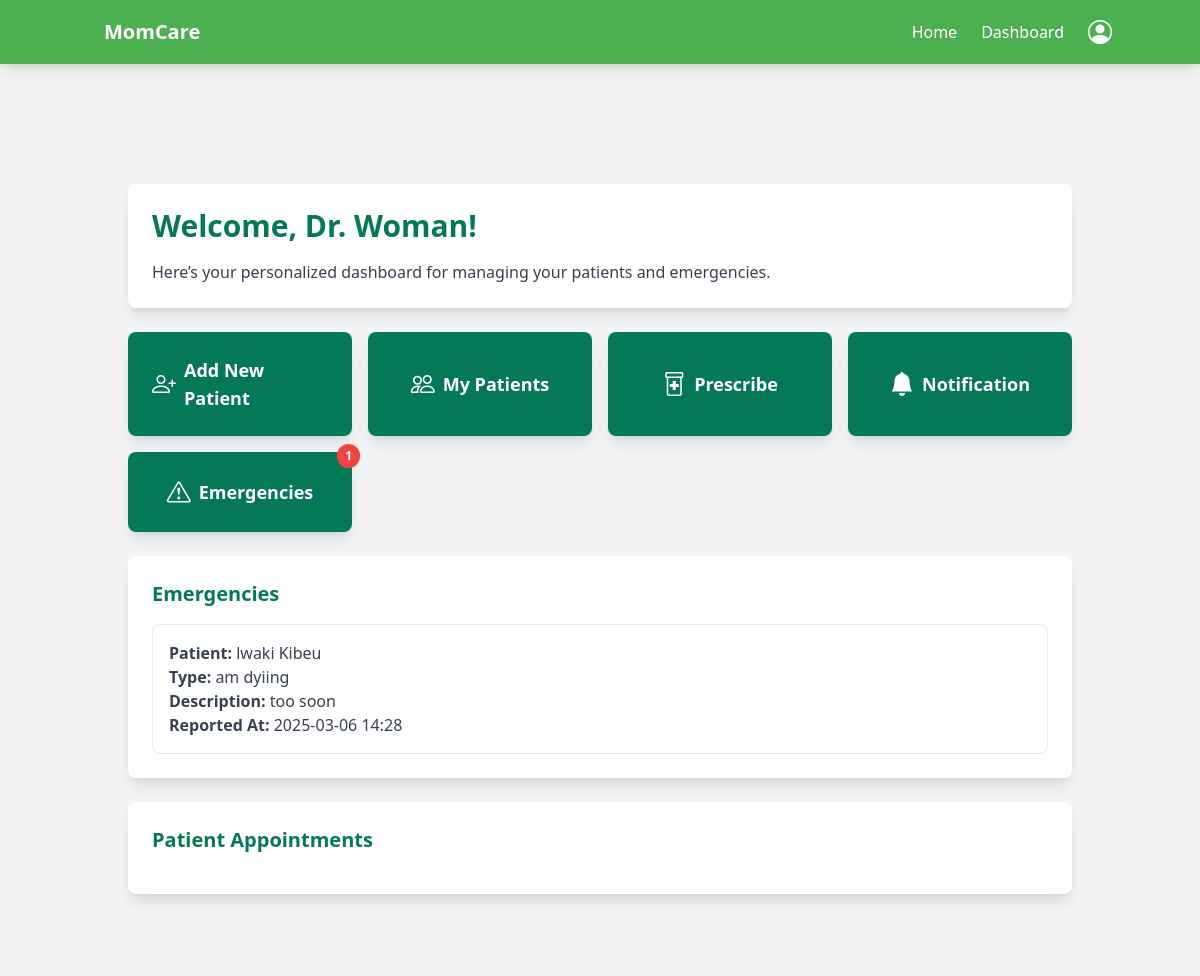
Before: /doctor_dashboard/ (signed in) with the older database file.
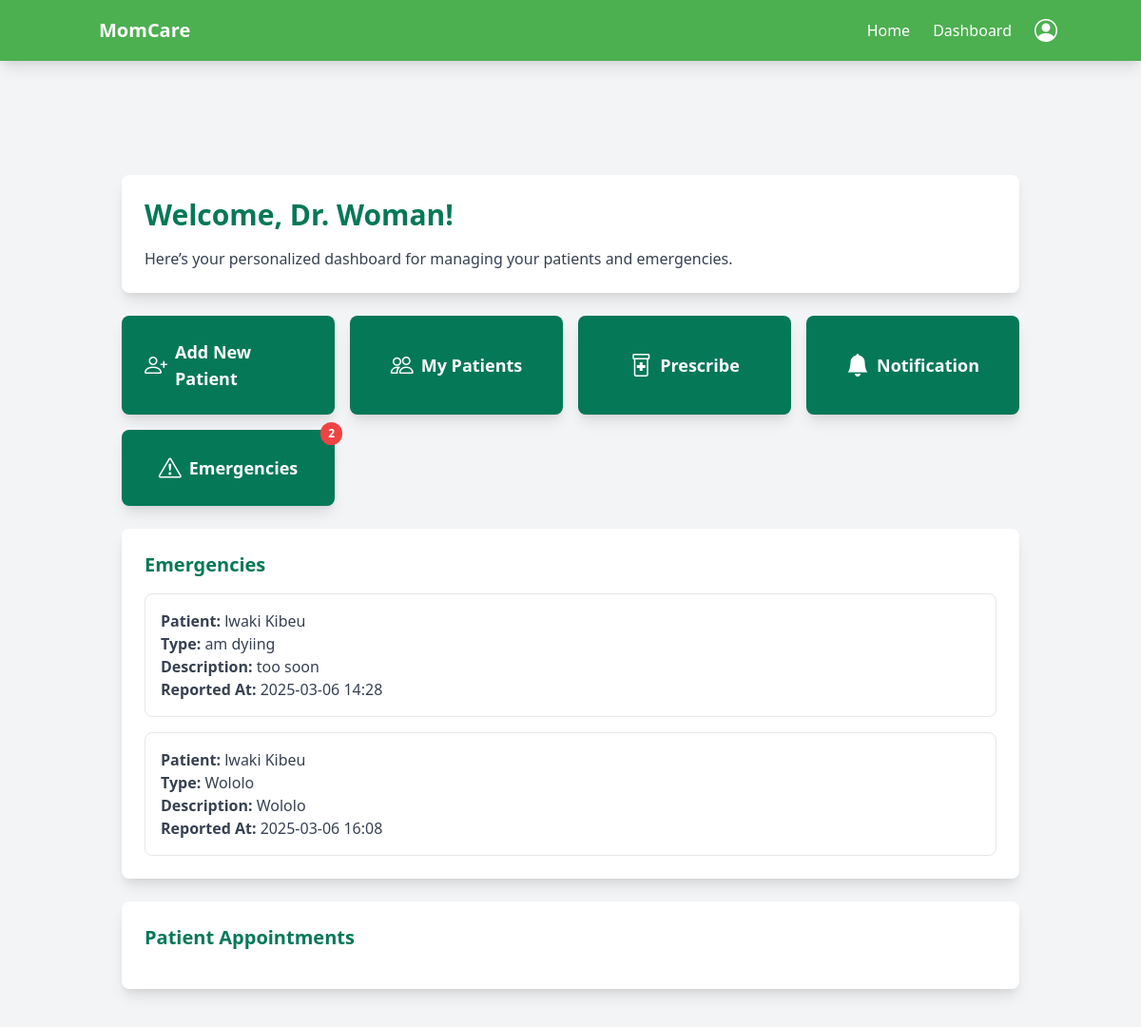
After: the same page with the newer database file.
### antenental/models.py (models this page shows, shortened)
class Emergency(models.Model):
    antenatal_card = models.ForeignKey(
        AntenatalCard, on_delete=models.CASCADE, related_name='emergencies'
    )  # Links to the patient’s antenatal card
    reported_by = models.ForeignKey(
        User, on_delete=models.SET_NULL, null=True, related_name='reported_emergencies'
    )
    emergency_type = models.TextField(null=True, blank=True)  # Open text field for emergency type
    description = models.TextField(null=True, blank=True)  # Additional details about the emergency
    reported_at = models.DateTimeField(default=now)  # Time the emergency was reported
    action_taken = models.TextField(null=True, blank=True)  # What was done in response to the emergency
    resolved = models.BooleanField(default=False)  # Whether the emergency has been resolved
    resolved_at = models.DateTimeField(null=True, blank=True)  # When the emergency was resolved
    created_at = models.DateTimeField(auto_now_add=True)
    updated_at = models.DateTimeField(auto_now=True)

class AntenatalCard(models.Model):
    user = models.ForeignKey(User, on_delete=models.CASCADE, related_name='antenatal_patients')  # Links to the registered patient
    Doctor = models.ForeignKey(User, on_delete=models.CASCADE, related_name='antenatal_doctors', default=1)  # Links to the assigned doctor
    health_unit = models.CharField(max_length=255, blank=True, null=True )  # Health facility name
    reg_no = models.CharField(max_length=100, blank=True, null=True, unique=True)  # Unique registration number
    name = models.CharField(max_length=255)  # Patient's full name
    nin = models.CharField(max_length=20, unique=True, null=True, blank=True)  # National ID Number
    phone_no = models.CharField(max_length=15)
    age = models.IntegerField(blank=True, null=True)
    village = models.CharField(max_length=255)
    parish = models.CharField(max_length=255)
    sub_county = models.CharField(max_length=255)
    district = models.CharField(max_length=255)
    occupation = models.CharField(max_length=255)
    religion = models.CharField(max_length=100, null=True, blank=True)
    education_level = models.CharField(max_length=100, null=True, blank=True)
    tribe = models.CharField(max_length=100, null=True, blank=True)
    marital_status = models.CharField(
        max_length=20, choices=[('Single', 'Single'), ('Married', 'Married')]
    )
    next_of_kin_name = models.CharField(max_length=255,blank=True, null=True)
    next_of_kin_phone = models.CharField(max_length=15, blank=True, null=True)
    next_of_kin_relationship = models.CharField(max_length=100, blank=True, null=True)
    next_of_kin_address = models.TextField(blank=True, null=True)
    gravida = models.IntegerField(blank=True, null=True)  # Number of pregnancies
    para = models.IntegerField(blank=True, null=True)  # Number of deliveries after 28 weeks
    abortions = models.IntegerField(blank=True, null=True)  # Number of pregnancy losses before 28 weeks
    presenting_complaints = models.TextField(null=True, blank=True)
    first_day_of_lnmp = models.DateField(blank=True, null=True)  # Last Normal Menstrual Period
    edd = models.DateField(blank=True, null=True)  # Estimated Due Date
    weeks_of_amenorrhea = models.IntegerField(blank=True, null=True)  # Number of weeks since last period
    complications_of_pregnancy = models.TextField(null=True, blank=True)
    hospitalization = models.BooleanField(default=False ,blank=True, null=True)
    hospitalization_reason = models.TextField(null=True, blank=True)
    Doctor = models.ForeignKey(User, on_delete=models.CASCADE)
    next_visit = models.DateTimeField(null=True, blank=True)  # Date and time of the next visit
    created_at = models.DateTimeField(auto_now_add=True)
    updated_at = models.DateTimeField(auto_now=True)

### accounts/models.py (models this page shows, shortened)
class User(AbstractBaseUser, PermissionsMixin):
    username = models.CharField(max_length=150, unique=True)
    first_name = models.CharField(max_length=150)
    last_name = models.CharField(max_length=150)
    email = models.EmailField(unique=True)
    date_of_birth = models.DateField(null=True, blank=True)
    nin = models.CharField(max_length=20, unique=True, null=True, blank=True)
    marital_status = models.CharField(
        max_length=20,
        choices=[('Single', 'Single'), ('Married', 'Married')],
        null=True, blank=True
    )
    contact = models.CharField(max_length=15, null=True, blank=True)
    health_insurance_details = models.TextField(null=True, blank=True)
    government_scheme_eligibility = models.TextField(null=True, blank=True)
    is_doctor = models.BooleanField(default=False)
    is_patient = models.BooleanField(default=False)
    is_hospital = models.BooleanField(default=False)
    is_active = models.BooleanField(default=True)
    is_staff = models.BooleanField(default=False)
    created_at = models.DateTimeField(default=timezone.now)
    updated_at = models.DateTimeField(auto_now=True)
    objects = CustomUserManager()
    USERNAME_FIELD = 'username'
    REQUIRED_FIELDS = ['first_name', 'last_name', 'email']
    def get_full_name(self):
        return f"{self.first_name} {self.last_name}".strip()

### accounts/views.py (the view)
# urls.py: path('doctor_dashboard/', doctor_dashboard, name='doctor_dashboard'),
@login_required
def doctor_dashboard(request):
    if not request.user.is_doctor:
        return redirect('home')  # Redirect non-doctors to the home page
    doctor = Doctor.objects.filter(user=request.user).first()
    emergencies = Emergency.objects.filter(
        antenatal_card__Doctor=request.user,
        resolved=False
    ).select_related('antenatal_card__user')
    next_visits = AntenatalCard.objects.filter(
        Doctor=request.user,
        next_visit__isnull=False,  # Only include cards with a next_visit date
        next_visit__gte=timezone.now().date()  # Only include future dates
    ).select_related('user')
    calendar_events = [
        {
            'title': f"{card.user.first_name} {card.user.last_name}",  # Patient's name
            'start': card.next_visit.strftime('%Y-%m-%d'),  # Next visit date
            'backgroundColor': '#FF69B4',  # Pink background color
            'borderColor': '#FF69B4',  # Pink border color
            'textColor': '#FFFFFF',  # White text color
        }
        for card in next_visits
    ]
    context = {
        'doctor': doctor,
        'emergencies': emergencies,
        'calendar_events': calendar_events,  # Pass calendar events to the template
    }
    return render(request, 'dashboards/doctor_dashboard.html', context)

### templates/dashboards/doctor_dashboard.html (shortened to what this page needs)
{% extends 'base.html' %}
{% load static %}
{% block content %}
<link href="https://cdn.jsdelivr.net/npm/fullcalendar@5.11.3/main.min.css" rel="stylesheet">
<main class="mt-16 sm:mt-20 min-h-screen p-4 sm:p-6 bg-gray-100">
    <div class="container mx-auto">
        <div class="bg-white p-6 rounded-lg shadow-lg mb-6">
            <h2 class="text-2xl sm:text-3xl font-bold text-green-700 mb-4">Welcome, Dr. {{ doctor.user.first_name }}!</h2>
            <p class="text-gray-700">Here’s your personalized dashboard for managing your patients and emergencies.</p>
        </div>
        <div class="grid grid-cols-1 sm:grid-cols-2 lg:grid-cols-4 gap-4 mb-6">
            <a href="{% url 'advanced_patient_search' %}" class="bg-green-700 text-white p-6 rounded-lg shadow-lg hover:bg-green-600 transition duration-300 flex items-center justify-center">
                <i class="bi bi-person-plus text-2xl mr-2"></i>
                <span class="text-lg font-semibold">Add New Patient</span>
            </a>
            <a href="{% url 'doctor_patients' %}" class="bg-green-700 text-white p-6 rounded-lg shadow-lg hover:bg-green-600 transition duration-300 flex items-center justify-center">
                <i class="bi bi-people text-2xl mr-2"></i>
                <span class="text-lg font-semibold">My Patients</span>
            </a>
            <a href="{% url 'prescribe_medication' %}" class="bg-green-700 text-white p-6 rounded-lg shadow-lg hover:bg-green-600 transition duration-300 flex items-center justify-center">
                <i class="bi bi-prescription2 text-2xl mr-2"></i>
                <span class="text-lg font-semibold">Prescribe</span>
            </a>
            <a href="{% url 'send_notification' %}" class="bg-green-700 text-white p-6 rounded-lg shadow-lg hover:bg-green-600 transition duration-300 flex items-center justify-center">
                <i class="bi bi-bell-fill text-2xl mr-2"></i>
                <span class="text-lg font-semibold">Notification</span>
            </a>
            <a href="{% url 'emergency_list' %}" class="bg-green-700 text-white p-6 rounded-lg shadow-lg hover:bg-green-600 transition duration-300 flex items-center justify-center relative">
                <i class="bi bi-exclamation-triangle text-2xl mr-2"></i>
                <span class="text-lg font-semibold">Emergencies</span>
                {% if emergencies %}
                    <span class="bg-red-500 text-white text-xs font-semibold px-2 py-1 rounded-full absolute -top-2 -right-2">
                        {{ emergencies.count }}
                    </span>
                {% endif %}
            </a>
        </div>
        <div class="bg-white p-6 rounded-lg shadow-lg mb-6">
            <h3 class="text-xl font-semibold text-green-700 mb-4">Emergencies</h3>
            {% if emergencies %}
                <div class="space-y-4">
                    {% for emergency in emergencies %}
                        <div class="p-4 border border-gray-200 rounded-lg">
                            <p class="text-gray-700"><strong>Patient:</strong> {{ emergency.antenatal_card.user.get_full_name }}</p>
                            <p class="text-gray-700"><strong>Type:</strong> {{ emergency.emergency_type }}</p>
                            <p class="text-gray-700"><strong>Description:</strong> {{ emergency.description }}</p>
                            <p class="text-gray-700"><strong>Reported At:</strong> {{ emergency.reported_at|date:"Y-m-d H:i" }}</p>
                        </div>
                    {% endfor %}
                </div>
            {% else %}
                <p class="text-gray-700">No emergencies reported.</p>
            {% endif %}
        </div>
        <div class="bg-white p-6 rounded-lg shadow-lg">
            <h3 class="text-xl font-semibold text-green-700 mb-4">Patient Appointments</h3>
        </div>
</main>
{% endblock %}

Changed rows visible on the page:
added Emergency: antenatal_card.user.get_full_name "lwaki Kibeu", emergency_type "Wololo", description "Wololo", reported_at "2025-03-06 16:08"
Other visible differences:
{{ emergencies.count }}: "1" → "2"
